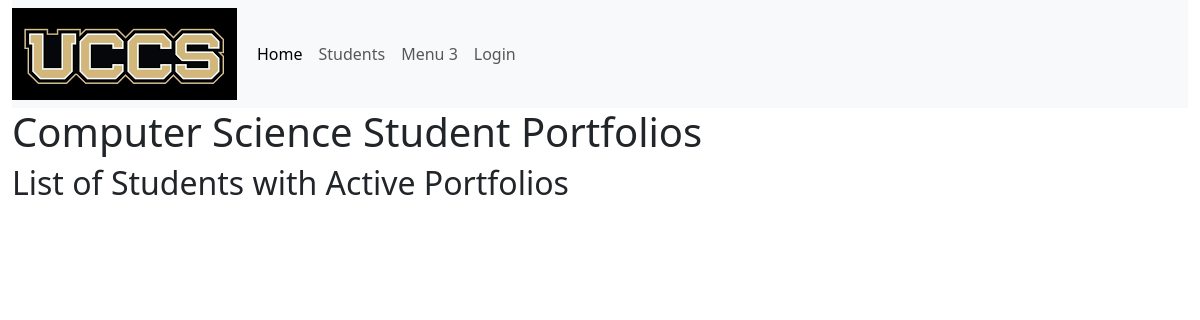
Before: / with the older database file.
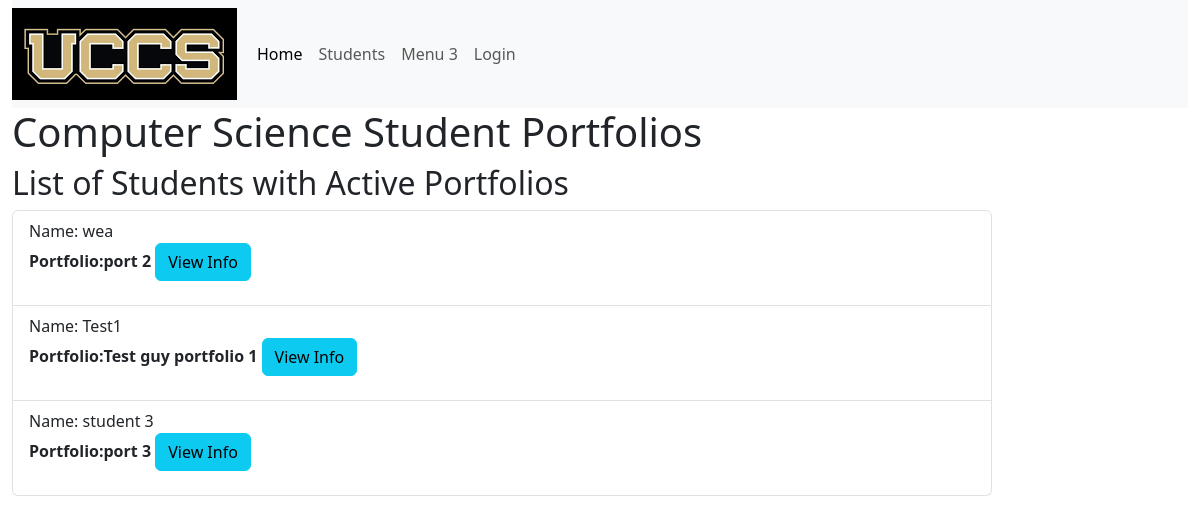
After: the same page with the newer database file.
### portfolio_app/models.py (models this page shows, shortened)
class Student(models.Model):
    MAJOR = (
        ('CSCI-BS', 'BS in Computer Science'),
        ('CPEN-BS', 'BS in Computer Engineering'),
        ('BIGD-BI', 'BI in Game Design and Development'),
        ('BICS-BI', 'BI in Computer Science'),
        ('BISC-BI', 'BI in Computer Security'),
        ('CSCI-BA', 'BA in Computer Science'),
        ('DASE-BS', 'BS in Data Analytics and Systems Engineering')
        )
    name = models.CharField(max_length=200)
    email = models.CharField("UCCS Email", max_length=200)
    major = models.CharField(max_length=200, choices=MAJOR)
    portfolio = models.OneToOneField(Portfolio, null=True, on_delete=models.CASCADE, unique=True)

class Portfolio(models.Model):
    title = models.CharField(max_length=200)
    contact_email = models.CharField(max_length=200)
    is_active = models.BooleanField(default=False)
    about = models.TextField(blank=True)
    def get_absolute_url(self):
        return reverse('portfolio-detail', args=[str(self.id)])

### portfolio_app/views.py (the view)
# urls.py: path('', views.index, name='index'),
def index(request):
    studentActivePortfolios = Student.objects.select_related('portfolio').all().filter(portfolio__is_active=True)
    return render(request, 'portfolio_app/index.html', {'studentActivePortfolios': studentActivePortfolios})

### portfolio_app/templates/portfolio_app/index.html
{% extends "portfolio_app/base_template.html" %}
{% block content %}
<h1>Computer Science Student Portfolios</h1>
<h2>List of Students with Active Portfolios</h2>
<ul class="list-group">
  {% for i in studentActivePortfolios %}
  <li class="list-group-item">Name: {{ i.name }}
    <p><strong>Portfolio:{{ i.portfolio.title }}
    <a class="btn btn-info" href="{{ i.portfolio.get_absolute_url }}" role="button">View Info</a>
    </strong></p>
  </li>
  {% endfor %}
</ul>
{% endblock %}

Changed rows visible on the page:
now on this page (row edited): Student: name "wea", portfolio "port 2"
now on this page (row unchanged): Student: name "Test1", portfolio "Test guy portfolio 1"
added Student: name "student 3", portfolio "port 3"
